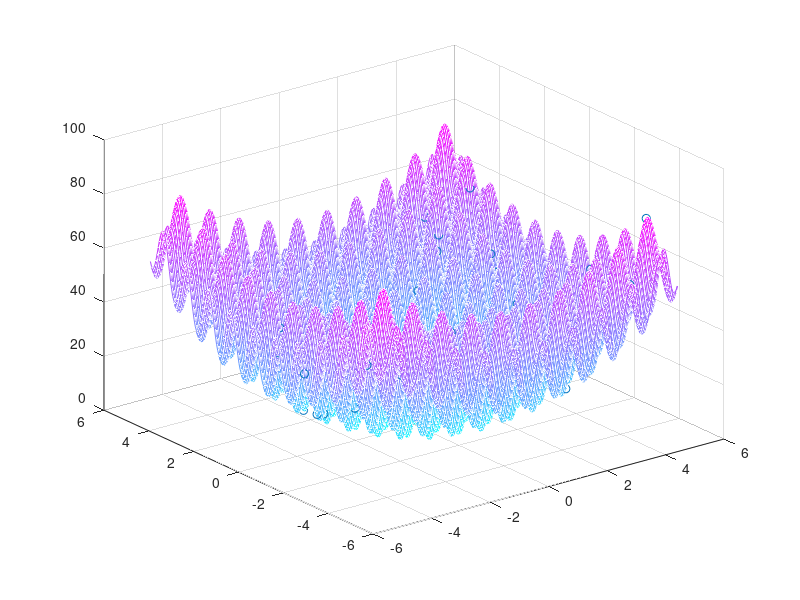
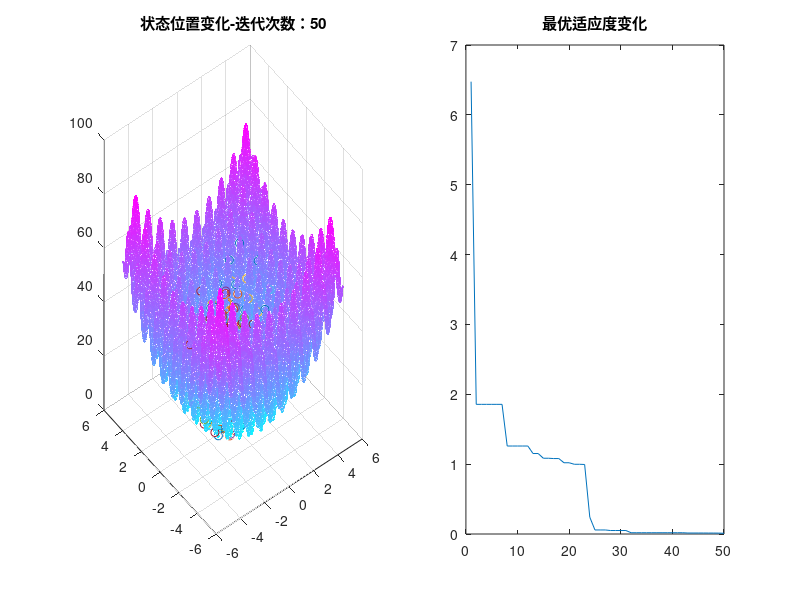
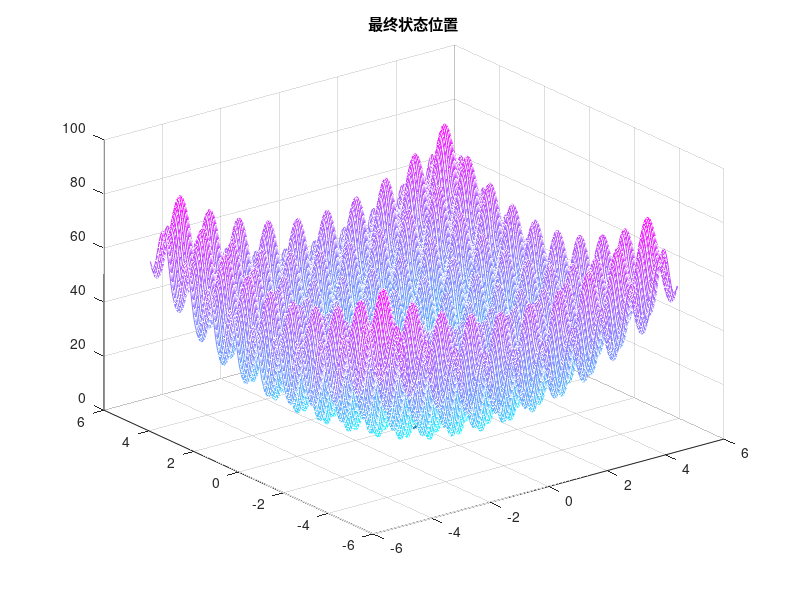

The MATLAB source for these figures, in order:
%% 粒子群优化算法
%%
clc;clear;

%% 初始化种群  
f = @(x,y) (20 +  x.^2 + y.^2 - 10*cos(2*pi.*x)  - 10*cos(2*pi.*y)) ;

x0 = -5.12:0.05:5.12;
y0 = x0;
[X,Y] = meshgrid(x0,y0);
Z =f(X,Y);

figure(1); 
mesh(X,Y,Z);  
colormap("cool");

N = 50;                        % 初始种群个数  
d = 2;                         % 可行解维数  
ger = 50;                      % 迭代次数       
limit = [-5.12, 5.12];         % 设置位置限制  
vlimit = [-10, 10];            % 设置速度限制  
w = 0.8;                       % 惯性权重  
c1 = 0.5;                      % 个体学习因子  
c2 = 0.8;                      % 社会学习因子   

x = limit(1) + (  limit( 2 ) -  limit( 1)  ) .* rand(N, d);%初始种群的位置  
v = rand(N, d);                  % 初始种群的速度  
x_best = x;                      % 个体的历史最佳位置  
Nx_best = zeros(1, d);           % 种群的历史最佳位置  
Fx_best = ones(N, 1)*inf;        % 个体的历史最佳适应度   
FNx_best = inf;                  % 种群的历史最佳适应度  

hold on 
% [X,Y] = meshgrid(x(:,1),x(:,2));
% Z = f( X,Y ) ;
scatter3( x(:,1),x(:,2) ,f( x(:,1),x(:,2) ),'r*' );

%% 群体更新  
iter = 1;
record=[];
% record = zeros(ger,1); % 记录适应度的最大值

while iter <= ger  
     fx = f( x(:,1),x(:,2) ) ; % 个体当前适应度     
     for i = 1:N        
        if  fx(i) < Fx_best(i) 
            Fx_best(i)  = fx(i);    % 更新个体历史最佳适应度  
            x_best(i,:) = x(i,:);   % 更新个体历史最佳位置 
        end   
     end  
    if   min(Fx_best) < FNx_best
        [FNx_best, nmin] = min(Fx_best); % 更新群体历史最佳适应度  
        Nx_best = x_best(nmin, :);       % 更新群体历史最佳位置  
    end  
    v = v * w + c1 * rand * (x_best - x) + c2 * rand * (repmat(Nx_best, N, 1) - x);% 速度更新  
    
    % 处理边界速度 
    v(v > vlimit(2)) = vlimit(2);  
    v(v < vlimit(1)) = vlimit(1);  
    % 更新位置 
    x = x + v; 
    % 处理边界位置 
    x(x > limit(2)) = limit(2);  
    x(x < limit(1)) = limit(1);  

    record(iter) = FNx_best; 
    figure(2);  
    subplot(1,2,1);
    mesh(X,Y,Z);
    colormap("cool");
    hold on;
    scatter3( x(:,1),x(:,2) ,f( x(:,1),x(:,2) ) ,'r*');
    title(['状态位置变化','-迭代次数：',num2str(iter)]);
    subplot(1,2,2);
    plot(record);
    title('最优适应度变化');  
    pause(0.01)  
    iter = iter + 1; 
end  

figure(3);
mesh(X,Y,Z);
colormap("cool");
hold on;
scatter3( x(:,1),x(:,2) ,f( x(:,1),x(:,2) ) ,'r*');
title('最终状态位置');
disp(['最优值：',num2str(FNx_best)]);  
disp(['变量取值：',num2str(Nx_best)]);
